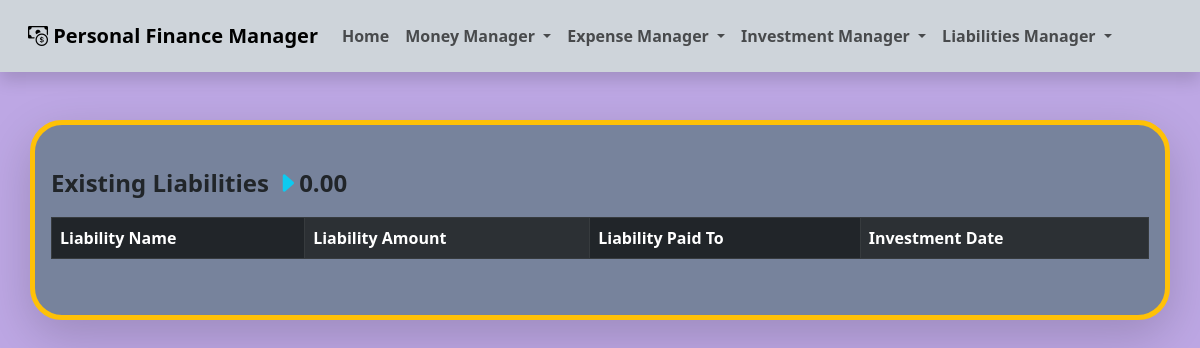
The page /liabilitiesmanager/viewliabilities/ on the database as committed earlier.
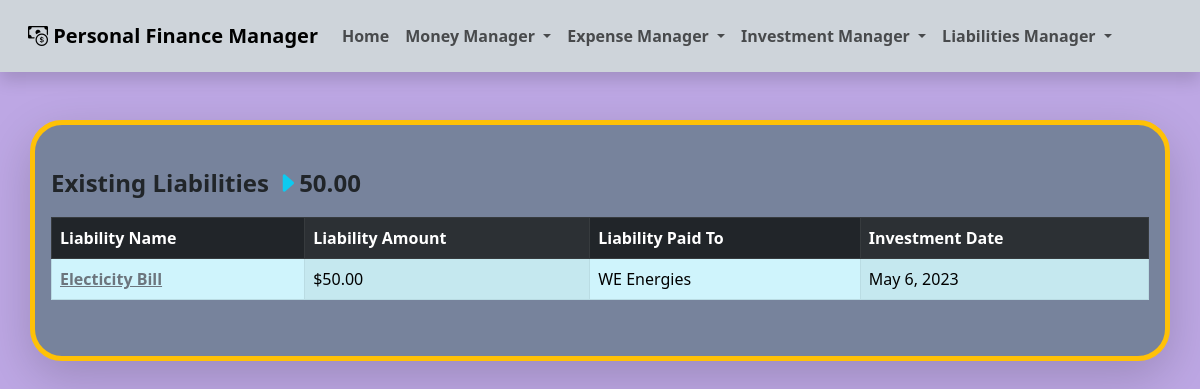
The same page on the database as committed later.
### liabilitiesmanager/models.py (models this page shows, shortened)
class liabilities (models.Model):
    liabilityName = models.CharField(max_length=50)
    liabilityAmount = models.DecimalField(max_digits=6, decimal_places=2)
    liabilityDate = models.DateField(default=timezone.now)
    liabilityTo = models.CharField(max_length=50)
    liabilityStatus = models.BooleanField(default=True)

### liabilitiesmanager/views.py (the view)
# urls.py: path("viewliabilities/", views.viewliabilities, name="viewliabilities"),
def viewliabilities(request):
    allliabilities = liabilities.objects.all().order_by(
        'liabilityAmount').reverse()
    totalliabilitiesamount = liabilities.objects.exclude(liabilityStatus=False).aggregate(
        Sum('liabilityAmount'))['liabilityAmount__sum']
    totalliabilitiesamount = 0.00 if totalliabilitiesamount is None else totalliabilitiesamount
    return render(request, "viewliabilities.html", {"allliabilities": allliabilities, "totalliabilitiesamount": totalliabilitiesamount})

### liabilitiesmanager/templates/viewliabilities.html
{% extends 'website-master.html' %} {% block content %}
<br />
<div class="row">
  <div class="col-md-12">
    <p class="fs-4 fw-semibold">
      Existing Liabilities
      <i class="bi bi-caret-right-fill text-info mb-2"></i
      >{{totalliabilitiesamount|floatformat:2}}
    </p>
    <table
      class="table table-striped-columns table-info table-hover table-bordered"
    >
      <thead class="table-dark">
        <tr>
          <th scope="col">Liability Name</th>
          <th scope="col">Liability Amount</th>
          <th scope="col">Liability Paid To</th>
          <th scope="col">Investment Date</th>
        </tr>
      </thead>
      <tbody>
        {% for eachLiability in allliabilities %}
        {% if eachLiability.liabilityStatus %}
        <tr>
          {% else %}
        <tr class="text-decoration-line-through">
          {% endif %}
          <th scope="row">
            <a
              class="link-secondary"
              href="{% url 'editliability' eachLiability.id %}"
              >{{ eachLiability.liabilityName }}</a
            >
          </th>
          <td>${{ eachLiability.liabilityAmount|floatformat:2 }}</td>
          <td>{{ eachLiability.liabilityTo }}</td>
          <td>{{ eachLiability.liabilityDate }}</td>
        </tr>
        {% endfor %}
      </tbody>
    </table>
  </div>
</div>
<br />
{% endblock %}

### moneymanager/templates/website-master.html (shortened to what this page needs)
<!DOCTYPE html>
<html lang="en">
  <head>
    <link
      href="https://cdn.jsdelivr.net/npm/bootstrap@5.3.0-alpha3/dist/css/bootstrap.min.css"
      rel="stylesheet"
    />
    <link
      rel="stylesheet"
      href="https://cdn.jsdelivr.net/npm/bootstrap-icons@1.10.3/font/bootstrap-icons.css"
    />
  </head>
  <body class="" style="background-color: #bda7e4">
    <nav
      class="navbar navbar-expand-lg bg-dark-subtle shadow p-3 mb-5 mx-auto fw-semibold"
    >
      <div class="container-fluid">
        <a class="navbar-brand" href="{% url 'home' %}">
          <i class="bi bi-cash-coin"></i>
          Personal Finance Manager</a
        >
        <div class="collapse navbar-collapse" id="navbarNav">
          <ul class="navbar-nav">
            <li class="nav-item">
              <a class="nav-link" aria-current="page" href="{% url 'home' %}"
                >Home</a
              >
            </li>
            <li class="nav-item dropdown">
              <a
                class="nav-link dropdown-toggle"
                href="#"
                role="button"
                data-bs-toggle="dropdown"
                aria-expanded="false"
              >
                Money Manager
              </a>
            </li>
            <li class="nav-item dropdown">
              <a
                class="nav-link dropdown-toggle"
                href="#"
                role="button"
                data-bs-toggle="dropdown"
                aria-expanded="false"
              >
                Expense Manager
              </a>
            </li>
            <li class="nav-item dropdown">
              <a
                class="nav-link dropdown-toggle"
                href="#"
                role="button"
                data-bs-toggle="dropdown"
                aria-expanded="false"
              >
                Investment Manager
              </a>
            </li>
            <li class="nav-item dropdown">
              <a
                class="nav-link dropdown-toggle"
                href="#"
                role="button"
                data-bs-toggle="dropdown"
                aria-expanded="false"
              >
                Liabilities Manager
              </a>
            </li>
          </ul>
        </div>
      </div>
    </nav>
    <div
      style="background-color: #77839c"
      class="p-3 text-dark border border-5 border-warning rounded-5 container border shadow-lg p-3 mb-5 rounded"
    >
       {% block content %} {% endblock %}
    </div>
  </body>
</html>

Rows that differ between the two databases and show on the page:
added liabilities: liabilityName "Electicity Bill", liabilityAmount "50.00", liabilityTo "WE Energies", liabilityDate "May 6, 2023"
Other text that changed with them:
{{ totalliabilitiesamount|floatformat:2 }}: "0.00" → "50.00"
